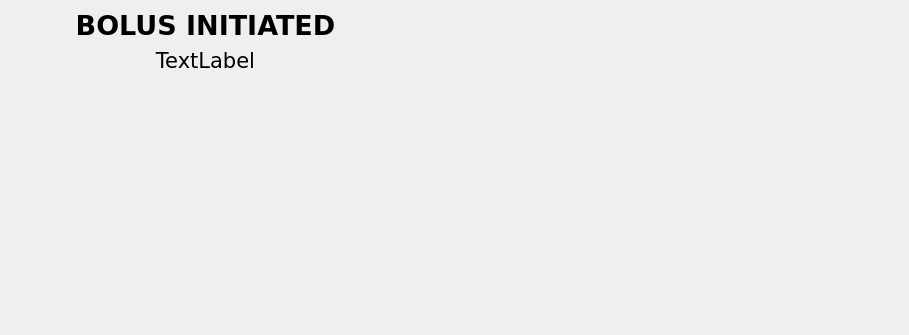
<?xml version="1.0" encoding="UTF-8"?>
<ui version="4.0">
 <class>BolusInitiatedScreen</class>
 <widget class="QWidget" name="BolusInitiatedScreen">
  <property name="geometry">
   <rect>
    <x>0</x>
    <y>0</y>
    <width>909</width>
    <height>335</height>
   </rect>
  </property>
  <property name="windowTitle">
   <string>Form</string>
  </property>
  <widget class="QLabel" name="label">
   <property name="geometry">
    <rect>
     <x>10</x>
     <y>10</y>
     <width>391</width>
     <height>31</height>
    </rect>
   </property>
   <property name="font">
    <font>
     <family>DejaVu Sans</family>
     <pointsize>20</pointsize>
     <weight>75</weight>
     <bold>true</bold>
    </font>
   </property>
   <property name="text">
    <string>BOLUS INITIATED</string>
   </property>
   <property name="alignment">
    <set>Qt::AlignCenter</set>
   </property>
  </widget>
  <widget class="QLabel" name="labelUnits">
   <property name="geometry">
    <rect>
     <x>10</x>
     <y>50</y>
     <width>391</width>
     <height>20</height>
    </rect>
   </property>
   <property name="font">
    <font>
     <family>DejaVu Sans</family>
     <pointsize>16</pointsize>
    </font>
   </property>
   <property name="text">
    <string>TextLabel</string>
   </property>
   <property name="alignment">
    <set>Qt::AlignCenter</set>
   </property>
  </widget>
 </widget>
 <resources/>
 <connections/>
</ui>
